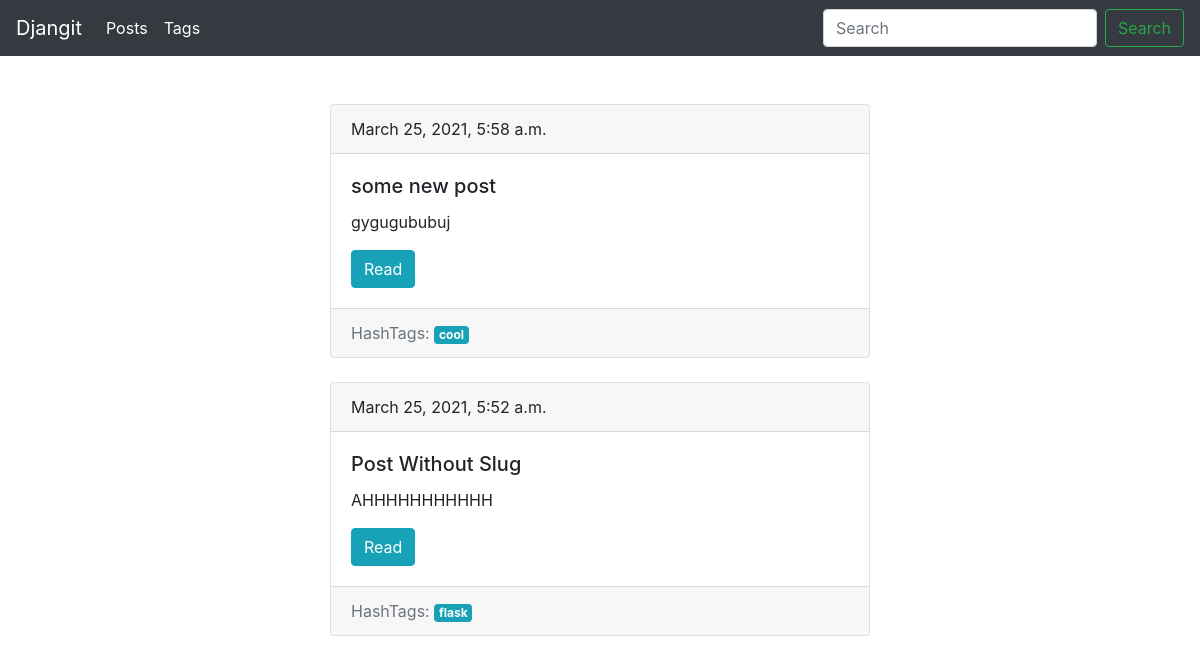
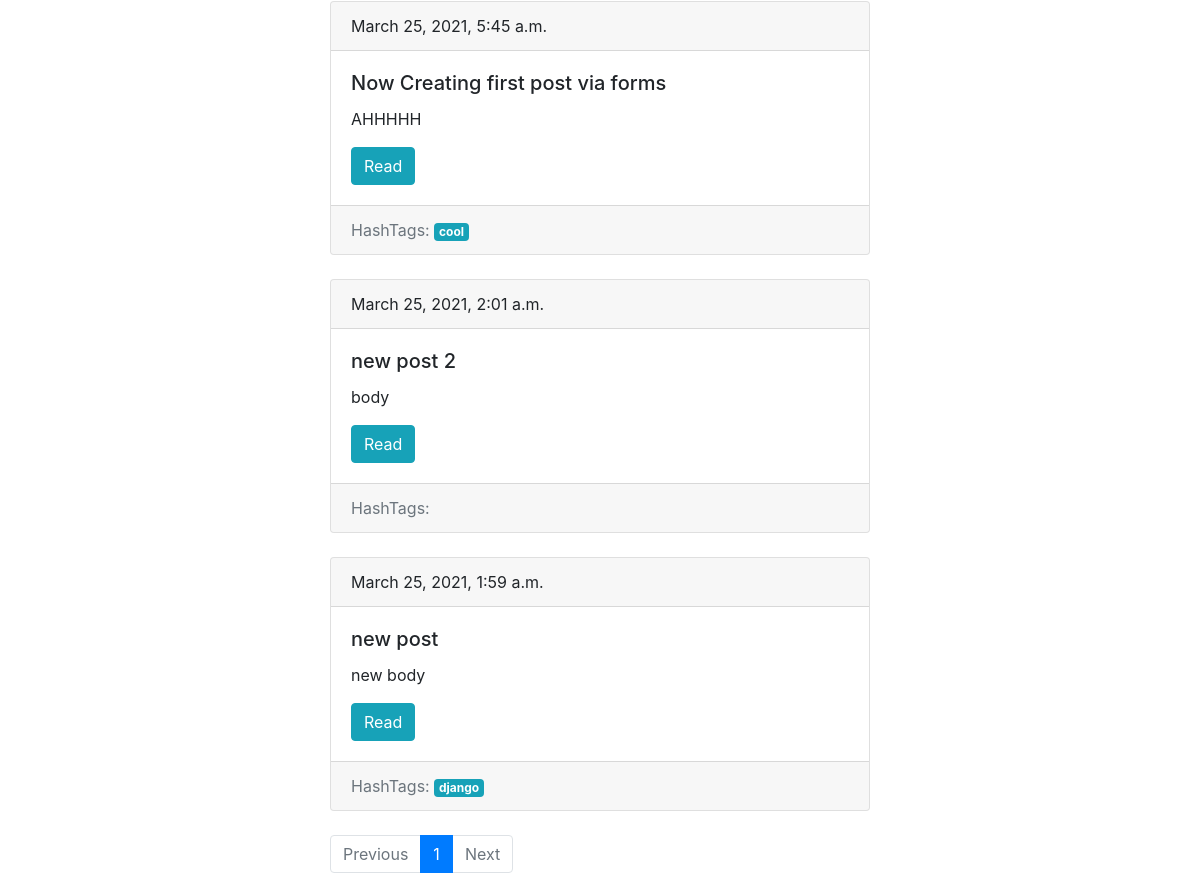
Page /blog/ on the earlier database version (2 pictures, top to bottom).
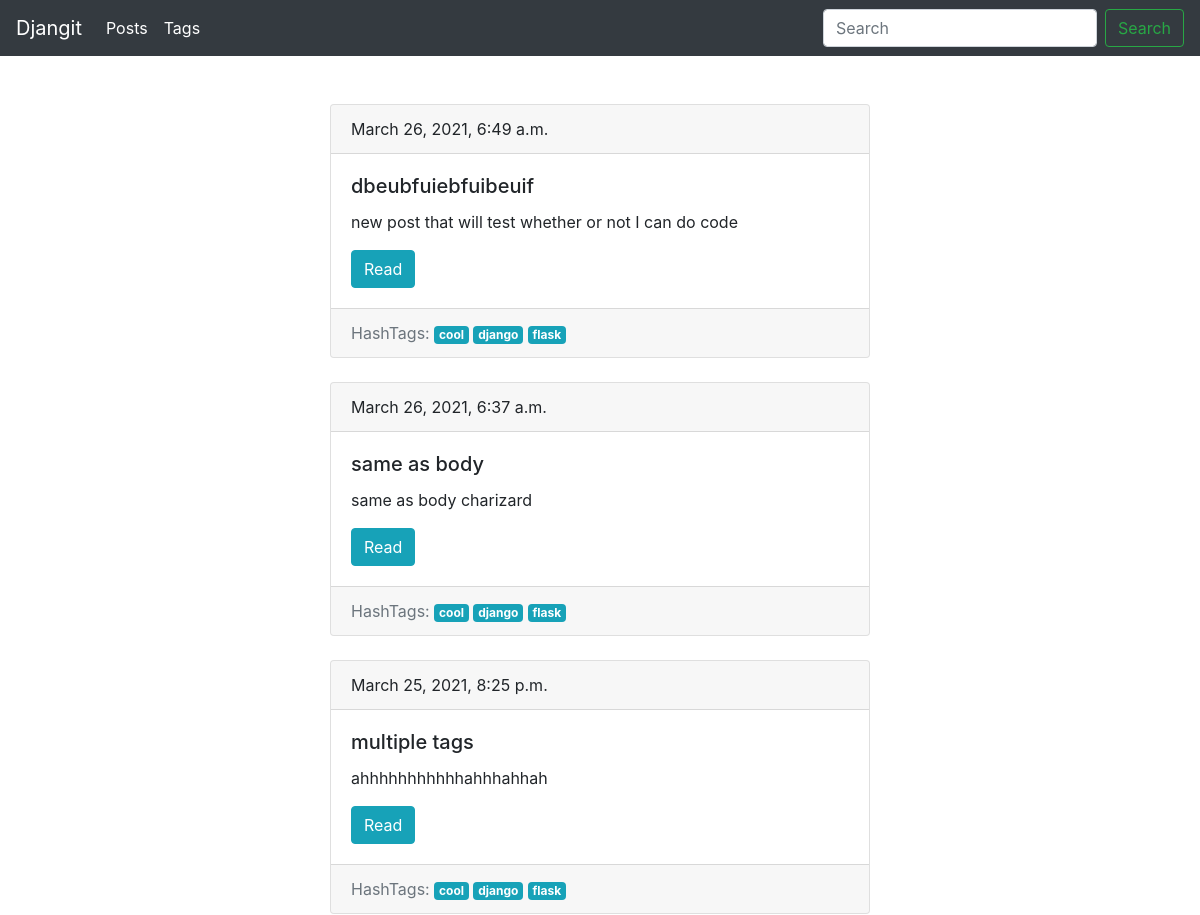
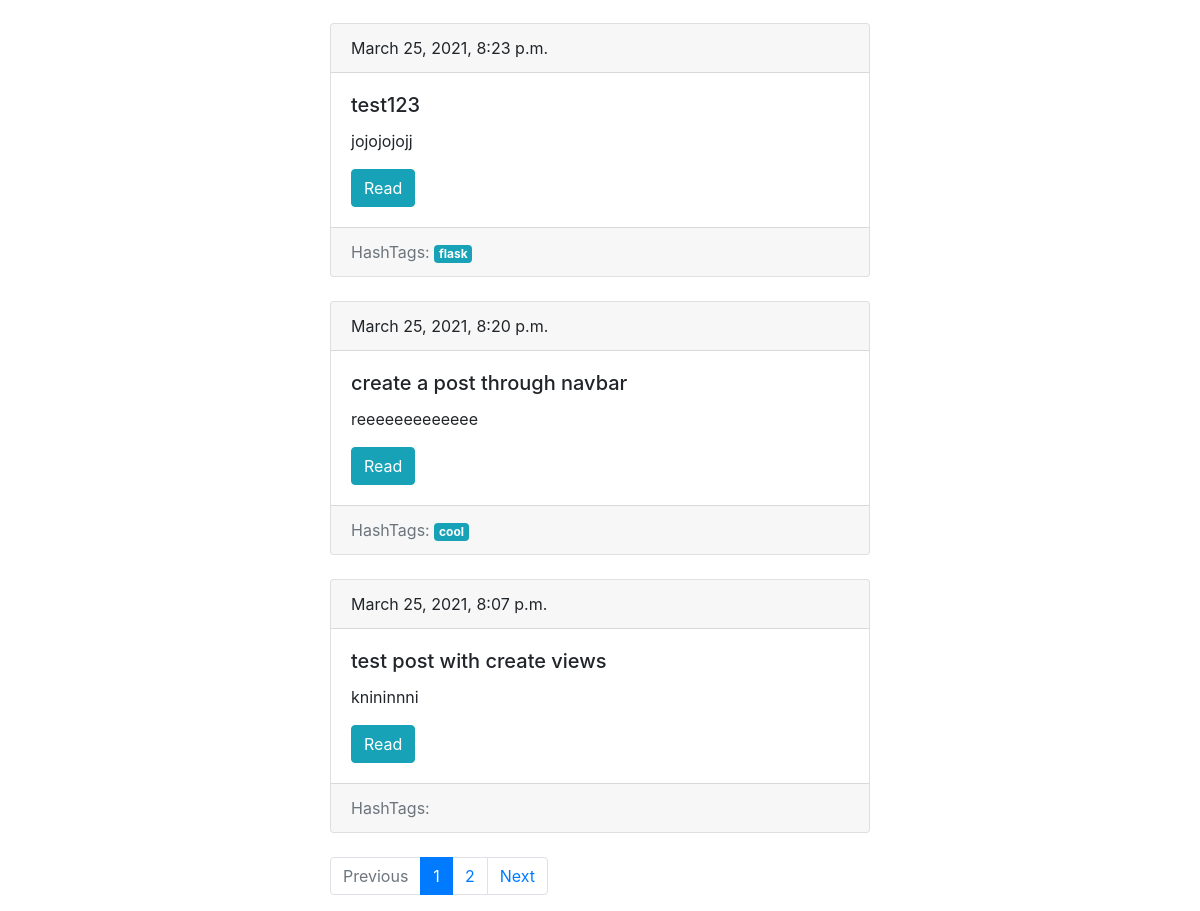
Same page on the later database version (2 pictures, top to bottom).
### blog/models.py (models this page shows, shortened)
class Post(models.Model):
    title = models.CharField(max_length=150, db_index=True)
    slug = models.SlugField(max_length=200, unique=True, blank=True)
    body = models.TextField(blank=True, db_index=True)
    date_pub = models.DateTimeField(auto_now_add=True)
    tags = models.ManyToManyField('Tag', blank=True, related_name='posts')
    def get_absolute_url(self):
        return reverse("post_detail_url", kwargs={"slug": self.slug})
    class Meta:
        ordering = ['-date_pub']

class Tag(models.Model):
    title = models.CharField(max_length=150)
    slug = models.SlugField(max_length=150, unique=True)
    def get_absolute_url(self):
        return reverse("tag_detail_url", kwargs={"slug": self.slug})
    class Meta:
        ordering = ['title']

### blog/views.py (the view)
# urls.py: path('', posts_list, name="posts_list_url"),
def posts_list(request):
    search_query = request.GET.get('search', '')
    if search_query:
        posts = Post.objects.filter(Q(title__icontains=search_query) | Q(body__icontains=search_query))
    else:
        posts = Post.objects.all()
    paginator = Paginator(posts, 6)
    page_number = request.GET.get('page', 1)
    page = paginator.get_page(page_number)
    if page.has_next():
        next_url = f'?page={page.next_page_number()}'
    else:
        next_url = ''
    if page.has_previous():
        prev_url = f'?page={page.previous_page_number()}'
    else:
        prev_url = ''
    return render(request, 'blog/posts_list.html', context={'Paginator': Paginator, 'page': page,
    'next_page_url': next_url, 'prev_page_url': prev_url})

### blog/templates/blog/posts_list.html (shortened to what this page needs)
{% extends 'blog/base_blog.html' %}
{% block content %}
    {% for post in page.object_list %}
        {% include 'blog/includes/post_card_template.html'%}
    {% endfor %}
{% endblock  %}

### blog/templates/blog/includes/post_card_template.html
<div class="card mb-4">
    <div class="card-header">
        {{post.date_pub}}
    </div>
    <div class="card-body">
        <h5 class="card-title">{{post.title}}</h5>
        <p class="card-text">{{post.body | truncatewords:15}}</p>
        <a href="{{ post.get_absolute_url }}" class="btn btn-info">Read</a>
    </div>
    <div class="card-footer text-muted">
        HashTags:
        {% for tag in post.tags.all %}
            <a href="{{ tag.get_absolute_url }}">
                <span class="badge badge-info">{{ tag.title }}</span>
            </a>
        {% endfor %}
    </div>
</div>

Differences in the rows shown:
removed Post: date_pub "March 25, 2021, 5:58 a.m.", title "some new post", body "gygugububuj", Tag (title "cool")
no longer on this page (row unchanged): Post: date_pub "March 25, 2021, 5:52 a.m.", title "Post Without Slug", body "AHHHHHHHHHHH", Tag (title "flask")
no longer on this page (row unchanged): Post: date_pub "March 25, 2021, 5:45 a.m.", title "Now Creating first post via forms", body "AHHHHH", Tag (title "cool")
no longer on this page (row unchanged): Post: date_pub "March 25, 2021, 2:01 a.m.", title "new post 2", body "body"
removed Post: date_pub "March 25, 2021, 1:59 a.m.", title "new post", body "new body", Tag (title "django")
added Post: date_pub "March 26, 2021, 6:49 a.m.", title "dbeubfuiebfuibeuif", body "new post that will test whether or not I can do code", Tag (title "cool"), Tag (title "django"), Tag (title "flask")
added Post: date_pub "March 26, 2021, 6:37 a.m.", title "same as body", body "same as body charizard", Tag (title "cool"), Tag (title "django"), Tag (title "flask")
added Post: date_pub "March 25, 2021, 8:25 p.m.", title "multiple tags", body "ahhhhhhhhhhhahhhahhah", Tag (title "cool"), Tag (title "django"), Tag (title "flask")
added Post: date_pub "March 25, 2021, 8:23 p.m.", title "test123", body "jojojojojj", Tag (title "flask")
added Post: date_pub "March 25, 2021, 8:20 p.m.", title "create a post through navbar", body "reeeeeeeeeeeee", Tag (title "cool")
added Post: date_pub "March 25, 2021, 8:07 p.m.", title "test post with create views", body "knininnni"
Other differences:
new list line: "2"
